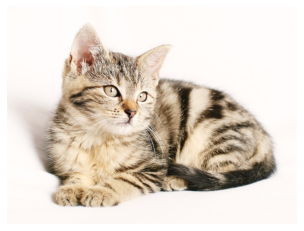
#> input picture 4-1[Machine Vision]/Hafiz sir/image.png, 304 x 231 px, given in place of image.jpg, which was not available
$ jupyter execute --allow-errors 'lab_1 copy.ipynb'   (text cells are left out)
#> lines starting #> are read from the running program, lines starting #| are printed output that depends on the picture; pictures that were not available may be replaced by others from this repository, and a replacement may not be noted
[cell 1]
import numpy as np
import cv2
import PIL
import matplotlib.pyplot as plt
import matplotlib.image as mltimg

#> (a cell that did not finish here is left out)

#> (a cell that did not finish here is left out)

#> (a cell that did not finish here is left out)

#> (a cell that did not finish here is left out)

#> (a cell that did not finish here is left out)

#> (a cell that did not finish here is left out)

[cell 8]
fig = plt.figure()
ax = fig.add_subplot(1, 2, 1)
#> (the rest of this cell did not finish here and is left out)

[cell 9]
img = cv2.imread('image.jpg')
#> img is the input picture: shape (231, 304, 3); mean B, G, R 204.2, 214.7, 224.6
img

[cell 10]
plt.imshow(cv2.cvtColor(img, cv2.COLOR_BGR2RGB))
plt.axis('off');

[cell 11]
px = img[100, 100]
#> px = [132, 158, 184]
print(px)
#| [132 158 184]

[cell 12]
img3 = img.copy()
img3[50:305, 110:235] = (0, 255, 255)
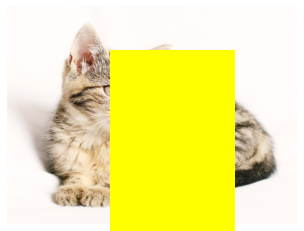
#> img3: shape (231, 304, 3); mean B, G, R 150, 237.3, 242.7
plt.imshow(cv2.cvtColor(img3, cv2.COLOR_BGR2RGB))
plt.axis('off');

[cell 13]
resized = cv2.resize(img, (200, 200))
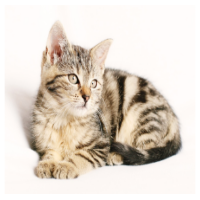
#> resized: shape (200, 200, 3); mean B, G, R 204.1, 214.6, 224.5
plt.imshow(cv2.cvtColor(resized, cv2.COLOR_BGR2RGB))
plt.axis('off');

[cell 14]
Gaussian = cv2.GaussianBlur(img, (9, 9), 0)
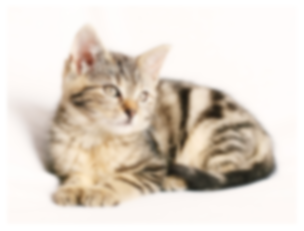
#> Gaussian: shape (231, 304, 3); mean B, G, R 204.2, 214.7, 224.6
plt.imshow(cv2.cvtColor(Gaussian, cv2.COLOR_BGR2RGB))
plt.axis('off');

[cell 15]
cap = cv2.VideoCapture(0)

if not cap.isOpened():
    print("Cannot open camera")
    exit()
while True:
    ret, frame = cap.read()
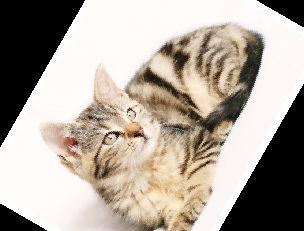
#> input picture 4-1[Machine Vision]/Hafiz sir/image_60.png, 304 x 231 px, given in place of the camera
#> frame is the input picture: shape (231, 304, 3); mean B, G, R 155.1, 165.3, 174.6
    if not ret:
        print("Can't receive frame (stream end?). Exiting ...")
        break
    gray = cv2.cvtColor(frame, cv2.COLOR_BGR2GRAY)
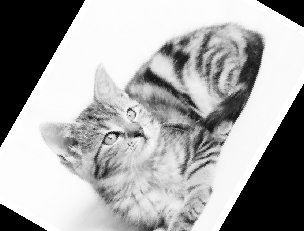
#> gray: shape (231, 304); min 0, max 255, mean 166.9
    cv2.imshow('frame', gray)
    if cv2.waitKey(1) == ord('q'):
#> (key q is pressed here)
        break

cap.release()
cv2.destroyAllWindows()

[cell 16]
from PIL import Image
img = Image.open("image.png")
#> img: PIL image 304x231 RGBA

[cell 17]
img.show()

[cell 18]
gray_img = img.convert("L")
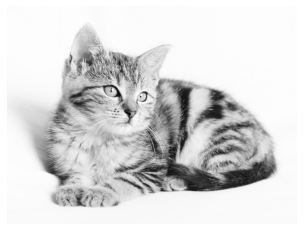
#> gray_img: PIL image 304x231 L; min 9, max 255, mean 216.5
gray_img.show()

[cell 19]
rotated_img = img.rotate(60)
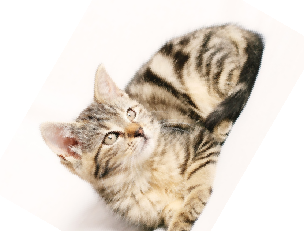
#> rotated_img: PIL image 304x231 RGBA; mean R, G, B, A 174.6, 165.3, 155.1, 192.7; transparent parts drawn white
rotated_img.show()
